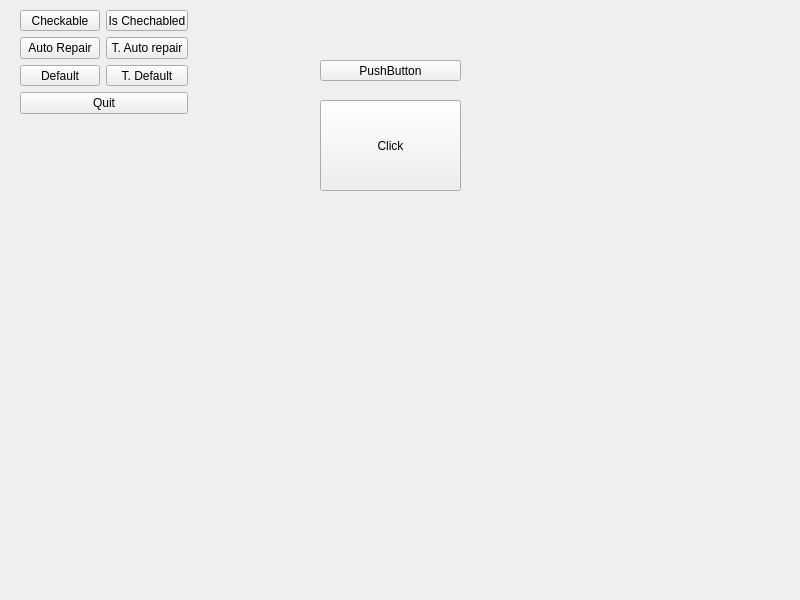
<?xml version="1.0" encoding="UTF-8"?>
<ui version="4.0">
 <class>Widget</class>
 <widget class="QWidget" name="Widget">
  <property name="geometry">
   <rect>
    <x>0</x>
    <y>0</y>
    <width>800</width>
    <height>600</height>
   </rect>
  </property>
  <property name="windowTitle">
   <string>Widget</string>
  </property>
  <widget class="QPushButton" name="pushButton">
   <property name="geometry">
    <rect>
     <x>320</x>
     <y>100</y>
     <width>141</width>
     <height>91</height>
    </rect>
   </property>
   <property name="text">
    <string>Click</string>
   </property>
  </widget>
  <widget class="QPushButton" name="pushButton_2">
   <property name="geometry">
    <rect>
     <x>320</x>
     <y>60</y>
     <width>141</width>
     <height>21</height>
    </rect>
   </property>
   <property name="text">
    <string>PushButton</string>
   </property>
  </widget>
  <widget class="QWidget" name="">
   <property name="geometry">
    <rect>
     <x>20</x>
     <y>10</y>
     <width>168</width>
     <height>104</height>
    </rect>
   </property>
   <layout class="QFormLayout" name="formLayout">
    <item row="0" column="0">
     <widget class="QPushButton" name="pushButton_3">
      <property name="text">
       <string>Checkable</string>
      </property>
      <property name="checkable">
       <bool>true</bool>
      </property>
     </widget>
    </item>
    <item row="0" column="1">
     <widget class="QPushButton" name="pushButton_6">
      <property name="text">
       <string>Is Chechabled</string>
      </property>
     </widget>
    </item>
    <item row="1" column="0">
     <widget class="QPushButton" name="pushButton_4">
      <property name="text">
       <string>Auto Repair</string>
      </property>
     </widget>
    </item>
    <item row="1" column="1">
     <widget class="QPushButton" name="pushButton_7">
      <property name="text">
       <string>T. Auto repair</string>
      </property>
     </widget>
    </item>
    <item row="2" column="0">
     <widget class="QPushButton" name="pushButton_5">
      <property name="text">
       <string>Default</string>
      </property>
     </widget>
    </item>
    <item row="2" column="1">
     <widget class="QPushButton" name="pushButton_8">
      <property name="text">
       <string>T. Default</string>
      </property>
     </widget>
    </item>
    <item row="3" column="0" colspan="2">
     <widget class="QPushButton" name="pushButton_9">
      <property name="text">
       <string>Quit</string>
      </property>
     </widget>
    </item>
   </layout>
  </widget>
 </widget>
 <resources/>
 <connections/>
</ui>
